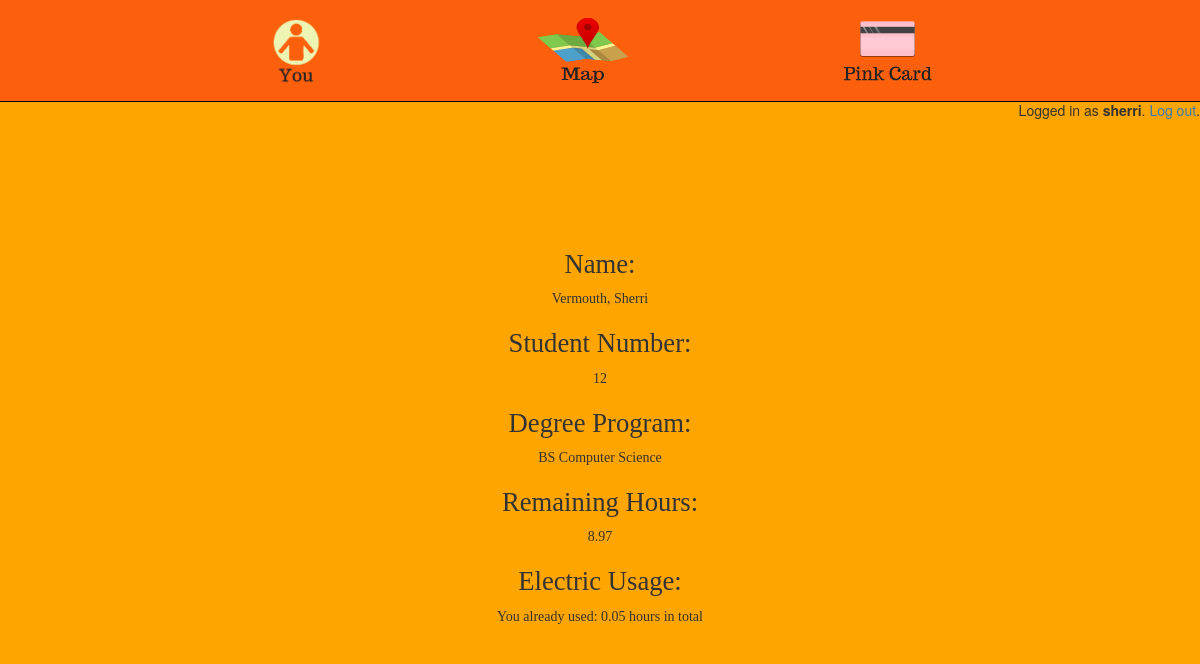
/students/you/ (signed in), run on an earlier commit of the app's database.
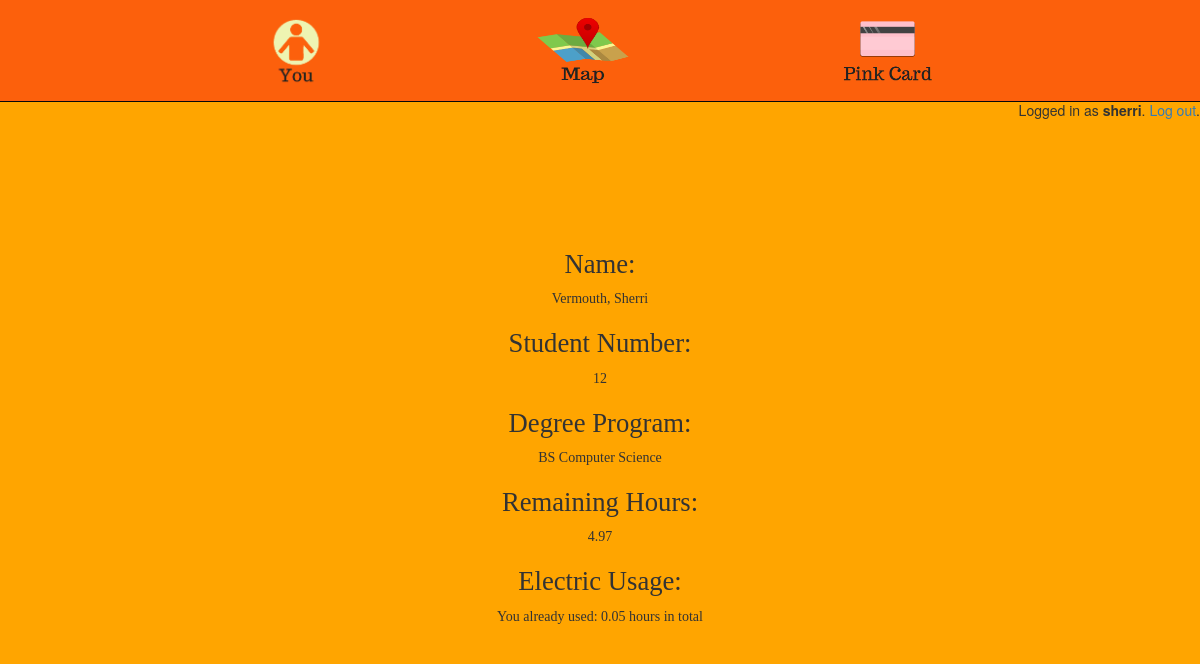
And on a later commit of the database.
### pinkcard/models.py (models this page shows, shortened)
class Student(models.Model):
	user = models.OneToOneField(User, on_delete=models.CASCADE, primary_key=True)
	id_no = models.IntegerField(null=True)
	last_name = models.CharField(max_length = 30, default="Doe")
	first_name = models.CharField(max_length = 30, default="Jane")
	degree_prog = models.ForeignKey(DegreeProg, null=True, blank=True,on_delete=models.CASCADE)
	rem_hours = models.DecimalField(decimal_places=2,max_digits=1000,default=20.0)
	total_elec_usage = models.DecimalField(decimal_places=2,max_digits=1000,default=0)

### pinkcard/views/students.py (the view)
# urls.py: path('you/', students.StudentsDetailView, name='detail'),
def StudentsDetailView(request):
	student_user = request.user.student
	context = {'last_name':student_user.last_name, 'first_name':student_user.first_name,
				'student_no':student_user.id_no,'degree_prog':student_user.degree_prog,
				'rem_hours':student_user.rem_hours,'total_elec_usage':student_user.total_elec_usage}
	return render(request, 'pinkcard/students/students_detail.html', context)

### pinkcard/models.py (called while the page is built)
	def __str__(self):
		return self.deg_name

### pinkcard/templates/pinkcard/students/students_detail.html
{% extends 'base.html' %}
{% block content %}
	<br>
	<br>
	<br>
	<br>
	<br>
	<div class="row text-left	row-no-gutters">
		<div class="row-sm-2">
			<h3 class="stud-detail">Name:</h3>
			<p class="stud-detail">{{ last_name }}, {{ first_name }}</p>
		</div>
		<div class="row-sm-2">
			<h3 class="stud-detail">Student Number:</h3>
			<p class="stud-detail">{{ student_no }}</p>
		</div>
		<div class="row-sm-3">
			<h3 class="stud-detail">Degree Program:</h3>
			<p class="stud-detail">{{ degree_prog }}</p>
		</div>
		<div class="row-sm-4">
			<h3 class="stud-detail">Remaining Hours:</h3>
			<p class="stud-detail">{{ rem_hours}}</p>
		</div>
		<div class="row-sm-5">
			<h3 class="stud-detail">Electric Usage: </h3>
			<p class="stud-detail">You already used: {{ total_elec_usage }} hours in total</p>
		</div>
	</div>
{% endblock content %}

What changed in the data, as far as the page shows it:
changed Student "Vermouth": rem_hours "8.97" → "4.97"
